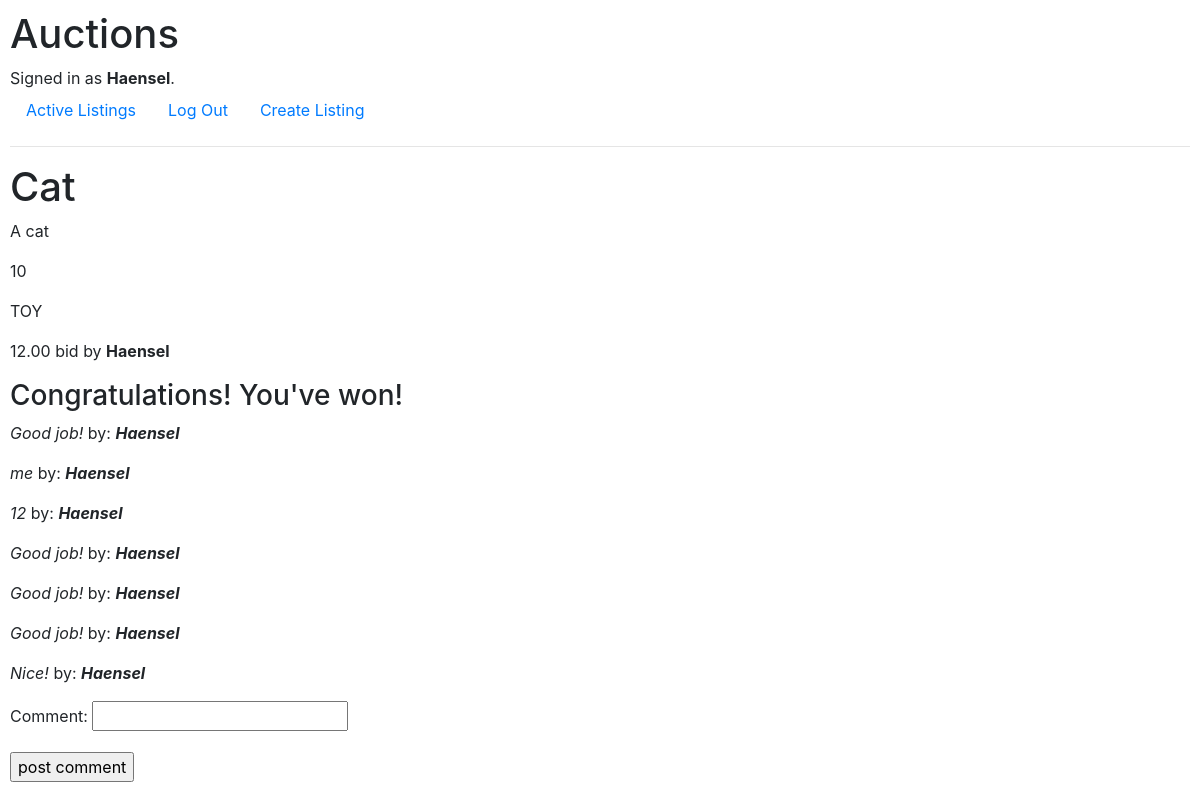
Screenshot of /listings/35 (signed in) with the database file from the repository.
### auctions/models.py (models this page shows, shortened)
class User(AbstractUser):
    pass

class Listing(models.Model):
    CATEGORY = (
        ('EL', 'electricity'),
        ('TOY', 'toy'),
        ('BK', 'book'),
        ('CL', 'clothing'),
    )
    watch_list = models.ManyToManyField(User, blank = True, related_name="watch_list")
    title = models.CharField(max_length=150)
    description = models.CharField(max_length=150)
    start_bid = models.IntegerField()
    category = models.CharField(max_length = 3, choices = CATEGORY)
    created_by = models.ForeignKey(User, on_delete=models.CASCADE, related_name="placed_by")
    image = models.ImageField(upload_to = 'images', blank=True, null=True)
    auction_open = models.BooleanField()
    def __str__(self):
        return f"title:{self.title}, {self.description}, starting bid: {self.start_bid}, category: {self.category}"

class Bids(models.Model):
    amount = models.DecimalField(max_digits=8, decimal_places=2)
    created_by = models.ForeignKey(User, on_delete=models.CASCADE, related_name="created_by")
    auction_item = models.ForeignKey(Listing, on_delete=models.CASCADE, related_name="bids")

class Comments(models.Model):
    comment = models.CharField(max_length=400)
    auction_item = models.ForeignKey(Listing, on_delete=models.CASCADE, related_name="comments")
    posted_by = models.ForeignKey(User, on_delete=models.CASCADE, related_name= "posted_by")
    def __str__(self):
        return f"{self.comment}, for item: {self.auction_item}, posted by:  {self.posted_by}"

### auctions/views.py (the view, shortened to what this page needs)
# urls.py: re_path(r"listings/(?P<site>[\w]+)$", views.show_one_listing, name = "listing")
def show_one_listing(request, **listing):
    pathList = request.path.split("/")
    cur_listing = Listing.objects.get(id=pathList[len(pathList) - 1])
    cur_biddings = cur_listing.bids.all().order_by("amount") # Get all biddings from the auction
    isCreator = is_current_user_creator(request, cur_listing.created_by)
    if request.method == "GET":
        comments = cur_listing.comments.all()
        print(comments)
        return render(request, 'auctions/listing.html', {
            "biddings": cur_biddings,
            "listing": cur_listing,
            "bidform" : BidForm(),
            "commentform" : CommentForm(),
            "isCreator": isCreator,
            "winner" : get_winner(cur_biddings)==request.user,
            "comments" : comments
        })
    elif request.method == "POST" and "closing" in request.POST:
        cur_listing.auction_open = False
        cur_listing.save()
        return HttpResponseRedirect(reverse("listing", args=(pathList[len(pathList) - 1],)))
    elif request.method == "POST" and "commenting" in request.POST:
        commentForm = CommentForm(request.POST)
        if commentForm.is_valid():
            cur_comment = Comments(comment = commentForm.cleaned_data["comment"], auction_item = cur_listing, posted_by = request.user)
            cur_comment.save()
            return HttpResponseRedirect(reverse("listing", args=(pathList[len(pathList) - 1],)))

### auctions/models.py
class BidForm(forms.ModelForm):
    class Meta:
        model = Bids
        fields = ['amount']

class CommentForm(forms.ModelForm):
    class Meta:
        model = Comments
        fields = ['comment']

### auctions/views.py (called while the page is built)
def is_current_user_creator(request, creator):
    if request.user == creator:
        return True
    else:
        return False

def get_winner(biddings):
    winner = ""
    offer = 0
    for bid in biddings:
        if bid.amount > offer:
            winner = bid.created_by
            offer = bid.amount
    return winner;

### auctions/templates/auctions/listing.html (shortened to what this page needs)
{% extends "auctions/layout.html" %}
{% block body %}
<h1>{{listing.title}}</h1>
<p>{{listing.description}}</p>
<p>{{listing.start_bid}}</p>
<p>{{listing.category}}</p>
{% for bid in biddings %}
<p> {{bid.amount}} bid by <b>{{bid.created_by}}</b></p>
{% empty %}
<p> No active listings. </p>
<p> Startbid: <b>{{listing.start_bid}}</b>
{% endfor %}
{% if isCreator and listing.auction_open%}
<form action = "{% url 'listing' listing.id %}" method = "post">
	{% csrf_token %}
	<input type="submit" value="Close auction" name="closing">
</form>
{% elif not listing.auction_open and winner%}
<h3>Congratulations! You've won!</h3>
{% endif %}
{% for comment in comments %}
<p><i>{{comment.comment}}</i> by: <b><i>{{comment.posted_by}}</i></b></p>
{%endfor %}
{% if user.is_authenticated %}
<form action = "{% url 'listing' listing.id %}" method = "post">
	{{commentform.as_p}}
	<input type="submit" value="post comment" name="commenting">
</form>
{% endif %}
{% endblock %}

### auctions/templates/auctions/layout.html (shortened to what this page needs)
{% load static %}
<!DOCTYPE html>
<html lang="en">
    <head>
        <link rel="stylesheet" href="https://stackpath.bootstrapcdn.com/bootstrap/4.4.1/css/bootstrap.min.css">
        <link href="{% static 'auctions/styles.css' %}" rel="stylesheet">
    </head>
    <body>
        <h1>Auctions</h1>
        <div>
            {% if user.is_authenticated %}
                Signed in as <strong>{{ user.username }}</strong>.
            {% else %}
                Not signed in.
            {% endif %}
        </div>
        <ul class="nav">
            <li class="nav-item">
                <a class="nav-link" href="{% url 'active_listings' %}">Active Listings</a>
            </li>
            {% if user.is_authenticated %}
                <li class="nav-item">
                    <a class="nav-link" href="{% url 'logout' %}">Log Out</a>
                </li>
				<li class="nav-item">
					<a class="nav-link" href="{% url 'create_listings' %}">Create Listing</a>
				</li>
            {% endif %}
        </ul>
        <hr>
        {% block body %}
        {% endblock %}
    </body>
</html>

### auctions/static/auctions/styles.css (style rules this page uses)
body { padding: 10px; }

### rows the page displays
User: username "Haensel"
Listing: title "Cat", description "A cat", start_bid "10", category "TOY"
Bids: amount "12.00", created_by "Haensel"
Comments: comment "Good job!", posted_by "Haensel"
Comments: comment "me", posted_by "Haensel"
Comments: comment "12", posted_by "Haensel"
Comments: comment "Good job!", posted_by "Haensel"
Comments: comment "Good job!", posted_by "Haensel"
Comments: comment "Good job!", posted_by "Haensel"
Comments: comment "Nice!", posted_by "Haensel"
